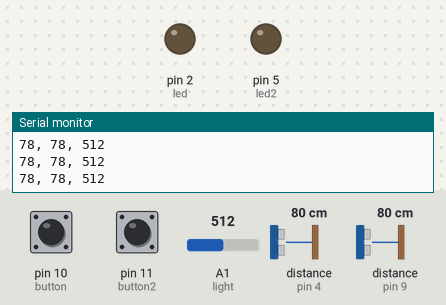
Simulated run of this sketch. Board: Arduino Uno, built with avr-gcc and run on an emulated ATmega328P. Shown: output pins drawn as LEDs (lit = HIGH), the last lines printed to the serial monitor. Wiring (inferred from the names in the program): 2 × ultrasonic range finder: trigger pin 3, echo pin 4 / trigger pin 8, echo pin 9. Inputs (shaded band) come from the test bench; at power-on: A1 (light) = 512, pin 10 (button) LOW, pin 11 (button2) HIGH, distance to the obstacle (sensors on pin 4, pin 9) 80 cm. The echo pulse lasts 58.3 µs per cm; pins used as bus, display or sensor lines are not drawn.

Above: at 1.2 s.
1.3 s: A1 (light) set to 363
2.8 s: A1 (light) set to 337
At 4.2 s:
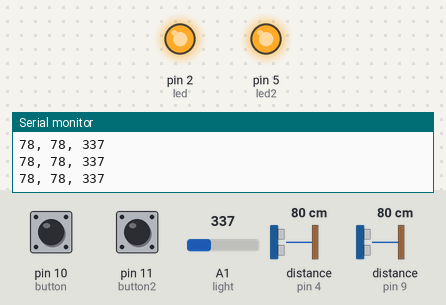
13.3 s: A1 (light) set to 105
14.8 s: A1 (light) set to 95
At 15.9 s:
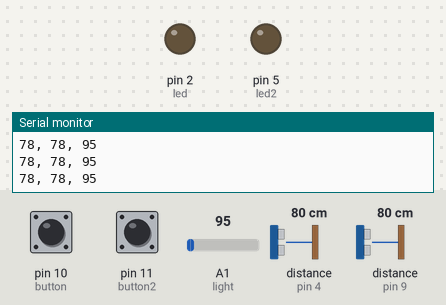
Timing chart, 0 to 17.3 s (numbered marks = the images above; inputs shaded):
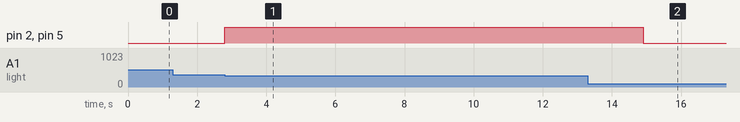

Measured:
- the behaviour switches between 351 and 350 on A1 (light) (found by bisection; images 0 and 1)
- the behaviour switches between 100 and 99 on A1 (light) (found by bisection; images 1 and 2)
- after the input at 2.8 s, pin 2 (led), pin 5 (led2): LOW → HIGH at once
- after the input at 14.8 s, pin 2 (led), pin 5 (led2): HIGH → LOW after 0.11 s

The sketch:

slave_uart.ino
```cpp
#include <SoftwareSerial.h>

SoftwareSerial mySerial(12,13);

const int button = 10;
const int button2 = 11;

const int led=2; //검
const int led2=5;//파

const int light=1;

const int trig=3;
const int echo=4;

const int trig2=8;
const int echo2=9;

int val=0;
int val2=0;

long T,T2,L, L2;


void setup() {
  mySerial.begin(9600);
  Serial.begin(9600);
//  Wire.onRequest(requestEvent);
  pinMode(button, INPUT);
  pinMode(button2, INPUT);

  pinMode(trig, OUTPUT);
  pinMode(echo, INPUT);

  pinMode(trig2, OUTPUT);
  pinMode(echo2, INPUT);

  pinMode(led, OUTPUT);
  pinMode(led2, OUTPUT);
}

void loop() {
  delay(100);

  digitalWrite(trig, LOW); delayMicroseconds(2);
  digitalWrite(trig, HIGH); delayMicroseconds(10);
  digitalWrite(trig, LOW);
  T = pulseIn(echo, HIGH);


  digitalWrite(trig2, LOW); delayMicroseconds(2);
  digitalWrite(trig2, HIGH); delayMicroseconds(10);
  digitalWrite(trig2, LOW);
  T2 = pulseIn(echo2, HIGH);


if(digitalRead(button) == HIGH &&digitalRead(button2) == LOW){
    mySerial.write('1');

  }
  else if(digitalRead(button) == LOW && digitalRead(button2) == HIGH){
    mySerial.write('2');

  }
else {
    mySerial.write('0');
  }


  val = analogRead(light);

  int sensor_V = map(val, 30, 700, 0, 255);
  int sensor_V2 = map(val, 0, 800, 255, 0);

  L = T/58.82;
  L2 = T2/58.82;


if(100<=val && val<=350){

   if (L2 >= 0 && L2 <= 10)
    digitalWrite(led2, HIGH);

   if(L >= 0 && L <= 10)//사람 있을 때
    digitalWrite(led, HIGH);


  else if(250<val && val<=350){
    digitalWrite(led, sensor_V2);
    digitalWrite(led2, sensor_V2);

  }
  else{
    digitalWrite(led, sensor_V);
    digitalWrite(led2, sensor_V);

  }
  }
  else if(val < 100) {


    if(L>= 0 && L <= 10)//사람 있을 때
      digitalWrite(led, HIGH);


    else{

      if(L2 >= 0 && L2 <= 10){
        digitalWrite(led2, HIGH);
      } else
        digitalWrite(led2, LOW);


      digitalWrite(led,LOW);


    }


  }


  Serial.print(L);
  Serial.print(", ");
  Serial.print(L2);
  Serial.print(", ");
  Serial.println(val);

}
```
